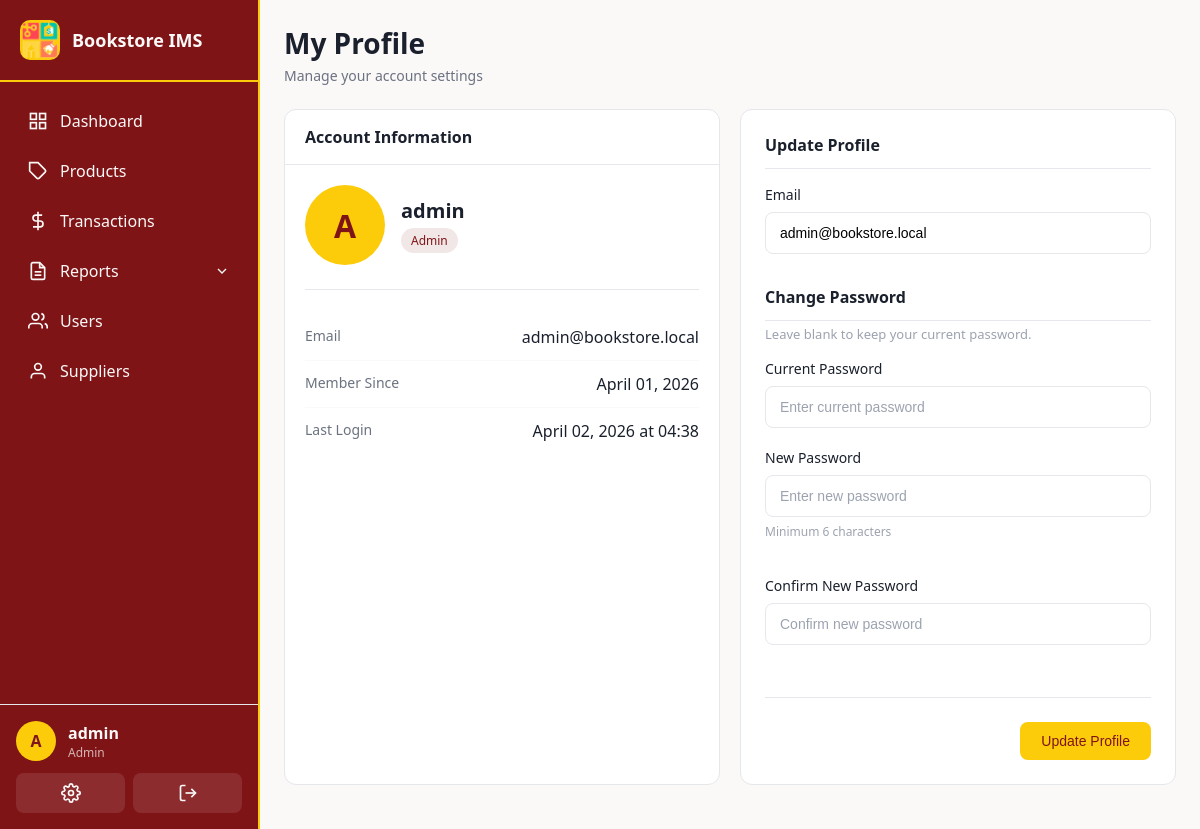
Before: /users/profile (signed in) with the older database file.
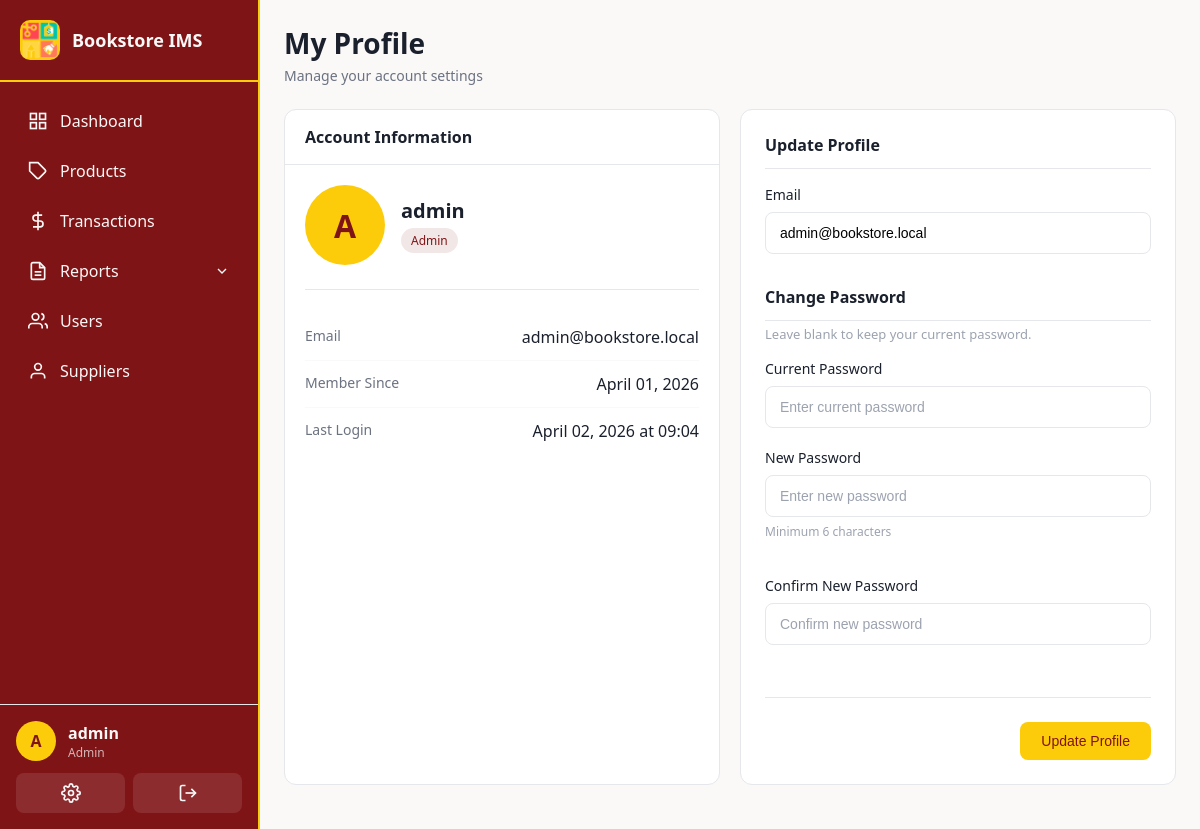
After: the same page with the newer database file.
### app/models.py (models this page shows, shortened)
class User(UserMixin, db.Model):
    __tablename__ = 'users'
    id = db.Column(db.Integer, primary_key=True)
    username = db.Column(db.String(80), unique=True, nullable=False, index=True)
    email = db.Column(db.String(120), unique=True, nullable=False)
    password_hash = db.Column(db.String(256), nullable=False)
    role = db.Column(db.String(20), nullable=False, default=Role.STAFF)
    is_active = db.Column(db.Boolean, default=True)
    created_at = db.Column(db.DateTime, default=utc_now)
    last_login = db.Column(db.DateTime)
    transactions = db.relationship('Transaction', backref='user', lazy='dynamic')
    audit_logs = db.relationship('AuditLog', backref='user', lazy='dynamic')
    cash_ledger_entries = db.relationship('CashLedger', backref='user', lazy='dynamic')
    def is_admin(self):
        return self.role == Role.ADMIN

### app/routes/users.py (the view, shortened to what this page needs)
@users_bp.route('/profile', methods=['GET', 'POST'])
@login_required
def profile():
    return render_template('users/profile.html')

### app/__init__.py (called while the page is built)
@login_manager.user_loader
def load_user(user_id):
    return db.session.get(User, int(user_id))

### app/templates/users/profile.html (shortened to what this page needs)
{% extends "base.html" %}
{% block content %}
<div class="page-header">
  <div class="page-header-left">
    <h1>My Profile</h1>
    <p class="page-subtitle">Manage your account settings</p>
  </div>
</div>
<div class="detail-grid">
  <div class="detail-card">
    <div class="card-header">
      <h3>Account Information</h3>
    </div>
    <div class="card-body">
      <div class="profile-header">
        <div class="user-avatar large">{{ current_user.username[0].upper() }}</div>
        <div class="profile-info">
          <h2>{{ current_user.username }}</h2>
          <span class="badge badge-{{ 'primary' if current_user.role == 'admin' else 'secondary' }}">
            {{ current_user.role.title() }}
          </span>
        </div>
      </div>
      <div class="detail-row">
        <span class="detail-label">Email</span>
        <span class="detail-value">{{ current_user.email }}</span>
      </div>
      <div class="detail-row">
        <span class="detail-label">Member Since</span>
        <span class="detail-value">{{ current_user.created_at.strftime('%B %d, %Y') }}</span>
      </div>
      <div class="detail-row">
        <span class="detail-label">Last Login</span>
        <span class="detail-value">
          {% if current_user.last_login %}
          {{ current_user.last_login.strftime('%B %d, %Y at %H:%M') }}
          {% else %}
          First login
          {% endif %}
        </span>
      </div>
    </div>
  </div>
  <div class="form-card">
    <form method="POST" action="{{ url_for('users.profile') }}">
      <div class="form-section">
        <h3>Update Profile</h3>
        <div class="form-group">
          <label for="email">Email</label>
          <input type="email" id="email" name="email" required
                 value="{{ current_user.email }}"
                 placeholder="Enter email address">
        </div>
      </div>
      <div class="form-section">
        <h3>Change Password</h3>
        <p class="section-note">Leave blank to keep your current password.</p>
        <div class="form-group">
          <label for="current_password">Current Password</label>
          <input type="password" id="current_password" name="current_password"
                 placeholder="Enter current password">
        </div>
        <div class="form-row">
          <div class="form-group">
            <label for="new_password">New Password</label>
            <input type="password" id="new_password" name="new_password" minlength="6"
                   placeholder="Enter new password">
            <small>Minimum 6 characters</small>
          </div>
          <div class="form-group">
            <label for="confirm_password">Confirm New Password</label>
            <input type="password" id="confirm_password" name="confirm_password"
                   placeholder="Confirm new password">
          </div>
        </div>
      </div>
      <div class="form-actions">
        <button type="submit" class="btn btn-primary">Update Profile</button>
      </div>
    </form>
  </div>
</div>
{% endblock %}

### app/templates/base.html (shortened to what the changed rows need)
<!doctype html>
<html>
  <head>
    <link rel="stylesheet" href="{{ url_for('static', filename='css/main.css') }}">
  </head>
  <body class="{% block body_class %}{% endblock %}">
    {% if current_user.is_authenticated %}
    <nav class="sidebar" id="mobile-sidebar">
      <div class="sidebar-header">
        <div class="sidebar-logo">
          <img src="{{ url_for('static', filename='images/bookstore-logo.png') }}" alt="Bookstore Logo" style="width: 100%; height: 100%; object-fit: contain;">
        </div>
        <span class="sidebar-title">Bookstore IMS</span>
      </div>
      <ul class="sidebar-menu">
        <li class="{% if request.endpoint == 'main.dashboard' %}active{% endif %}">
          <a href="{{ url_for('main.dashboard') }}">
            <svg viewBox="0 0 24 24" fill="none" stroke="currentColor" stroke-width="2">
              <rect x="3" y="3" width="7" height="7"></rect>
              <rect x="14" y="3" width="7" height="7"></rect>
              <rect x="14" y="14" width="7" height="7"></rect>
              <rect x="3" y="14" width="7" height="7"></rect>
            </svg>
            <span>Dashboard</span>
          </a>
        </li>
        <li class="{% if 'products' in request.endpoint %}active{% endif %}">
          <a href="{{ url_for('products.list_products') }}">
            <svg viewBox="0 0 24 24" fill="none" stroke="currentColor" stroke-width="2">
              <path d="M20.59 13.41l-7.17 7.17a2 2 0 0 1-2.83 0L2 12V2h10l8.59 8.59a2 2 0 0 1 0 2.82z"></path>
              <line x1="7" y1="7" x2="7.01" y2="7"></line>
            </svg>
            <span>Products</span>
          </a>
        </li>
        <li class="{% if 'transactions' in request.endpoint %}active{% endif %}">
          <a href="{{ url_for('transactions.list_transactions') }}">
            <svg viewBox="0 0 24 24" fill="none" stroke="currentColor" stroke-width="2">
              <line x1="12" y1="1" x2="12" y2="23"></line>
              <path d="M17 5H9.5a3.5 3.5 0 0 0 0 7h5a3.5 3.5 0 0 1 0 7H6"></path>
            </svg>
            <span>Transactions</span>
          </a>
        </li>
        <li class="submenu-trigger {% if 'reports' in request.endpoint %}active{% endif %}">
          <a href="#">
            <svg viewBox="0 0 24 24" fill="none" stroke="currentColor" stroke-width="2">
              <path d="M14 2H6a2 2 0 0 0-2 2v16a2 2 0 0 0 2 2h12a2 2 0 0 0 2-2V8z"></path>
              <polyline points="14 2 14 8 20 8"></polyline>
              <line x1="16" y1="13" x2="8" y2="13"></line>
              <line x1="16" y1="17" x2="8" y2="17"></line>
            </svg>
            <span>Reports</span>
            <svg class="submenu-arrow" viewBox="0 0 24 24" fill="none" stroke="currentColor" stroke-width="2">
              <polyline points="6 9 12 15 18 9"></polyline>
            </svg>
          </a>
        </li>
        {% if current_user.is_admin() %}
        <li class="{% if 'users' in request.endpoint and request.endpoint != 'users.profile' %}active{% endif %}">
          <a href="{{ url_for('users.list_users') }}">
            <svg viewBox="0 0 24 24" fill="none" stroke="currentColor" stroke-width="2">
              <path d="M17 21v-2a4 4 0 0 0-4-4H5a4 4 0 0 0-4 4v2"></path>
              <circle cx="9" cy="7" r="4"></circle>
              <path d="M23 21v-2a4 4 0 0 0-3-3.87"></path>
              <path d="M16 3.13a4 4 0 0 1 0 7.75"></path>
            </svg>
            <span>Users</span>
          </a>
        </li>
        <li class="{% if 'suppliers' in request.endpoint %}active{% endif %}">
          <a href="{{ url_for('suppliers.list_suppliers') }}">
            <svg viewBox="0 0 24 24" fill="none" stroke="currentColor" stroke-width="2">
              <path d="M20 21v-2a4 4 0 0 0-4-4H8a4 4 0 0 0-4 4v2"></path>
              <circle cx="12" cy="7" r="4"></circle>
            </svg>
            <span>Suppliers</span>
          </a>
        </li>
        {% endif %}
      </ul>
      <div class="sidebar-footer">
        <div class="user-info">
          <div class="user-avatar">{{ current_user.username[0].upper() }}</div>
          <div class="user-details">
            <span class="user-name">{{ current_user.username }}</span>
            <span class="user-role">{{ current_user.role.title() }}</span>
          </div>
        </div>
        <div class="sidebar-actions">
          <a href="{{ url_for('users.profile') }}" class="action-btn" title="Profile">
          </a>
          <a href="{{ url_for('auth.logout') }}" class="action-btn" title="Logout">
            <svg viewBox="0 0 24 24" fill="none" stroke="currentColor" stroke-width="2">
              <path d="M9 21H5a2 2 0 0 1-2-2V5a2 2 0 0 1 2-2h4"></path>
              <polyline points="16 17 21 12 16 7"></polyline>
              <line x1="21" y1="12" x2="9" y2="12"></line>
            </svg>
          </a>
        </div>
      </div>
    </nav>
    <main class="main-content">
      {% block content %}{% endblock %}
    </main>
    {% else %}
    {% block content_public %}{% endblock %}
    {% endif %}
  </body>
</html>

Changed rows visible on the page:
changed User "admin": last_login "April 02, 2026 at 04:38" → "April 02, 2026 at 09:04"
